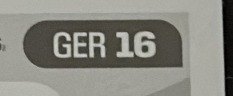
#> input picture teste.jpeg, 233 x 96 px, given in place of out.png, which was not available
$ python ocr_fifa.py out.png
#> lines starting #> are read from the running program, lines starting #| are printed output that depends on the picture; after the words box and inside, x2 and y2 are one past the last pixel; in counts of white or black regions, pixels touching at a corner belong together; pictures that were not available may be replaced by others from this repository, and a replacement may not be noted
#> in extract_fifa_code, img is the input picture: shape (96, 233, 3); mean B, G, R 127.6, 135.4, 136
import cv2
import pytesseract
import re
from difflib import get_close_matches

VALID_CODES = [
    # Grupo A
    "MEX", "RSA", "KOR", "CZE",

    # Grupo B
    "CAN", "BIH", "QAT", "SUI",

    # Grupo C
    "BRA", "MAR", "HAI", "SCO",

    # Grupo D
    "USA", "PAR", "AUS", "TUR",

    # Grupo E
    "GER", "CUW", "CIV", "ECU",

    # Grupo F
    "NED", "JPN", "SWE", "TUN",

    # Grupo G
    "BEL", "EGY", "IRN", "NZL",

    # Grupo H
    "ESP", "CPV", "KSA", "URU",

    # Grupo I
    "FRA", "SEN", "IRQ", "NOR",

    # Grupo J
    "ARG", "ALG", "AUT", "JOR",

    # Grupo K
    "POR", "COD", "UZB", "COL",

    # Grupo L
    "ENG", "CRO", "GHA", "PAN"
]

def fix_code(code):
    match = get_close_matches(code, VALID_CODES, n=1, cutoff=0.6)
    return match[0] if match else None


def preprocess(img):
    img = cv2.resize(img, None, fx=2.5, fy=2.5)
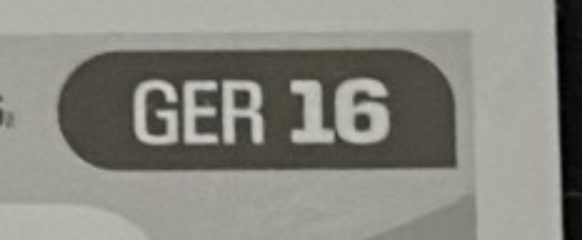
#> img: shape (240, 582, 3); mean of channels 0, 1, 2 127.6, 135.4, 136; drawn as B, G, R

    gray = cv2.cvtColor(img, cv2.COLOR_BGR2GRAY)

    # 🔥 inverter (CRÍTICO)
    gray = cv2.bitwise_not(gray)
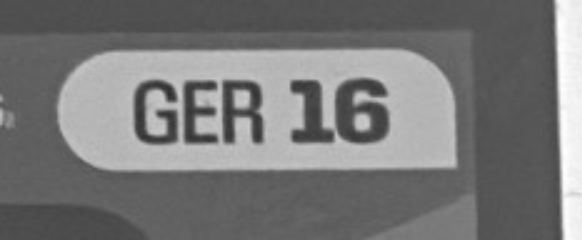
#> gray: shape (240, 582); min 46, max 255, mean 120.3

    # 🔥 threshold adaptativo
    thresh = cv2.adaptiveThreshold(
        gray,
        255,
        cv2.ADAPTIVE_THRESH_GAUSSIAN_C,
        cv2.THRESH_BINARY,
        11,
        2
    )
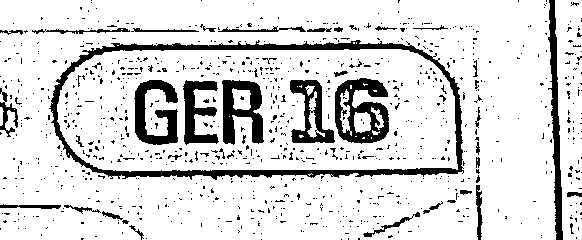
#> thresh: shape (240, 582); 85.2% white; 899 black regions (857 under 20 px), largest, box (x1, y1, x2, y2) and area: (49, 40, 464, 180) 5535, (335, 78, 389, 144) 1986, (222, 80, 264, 145) 1571

    return thresh


def normalize_text(text):
    text = text.upper()
    text = text.replace(" ", "").replace("\n", "")

    # remove lixo
    text = re.sub(r'[^A-Z0-9]', '', text)

    # correções OCR
    replacements = {
        "I": "1",
        "L": "1",
        "|": "1",
        "!": "1",
        "O": "0",
        "Q": "0",
        "G": "6",
        "B": "8",
        "S": "5"
    }

    for k, v in replacements.items():
        text = text.replace(k, v)

    return text


def extract_fifa_code(image_path):
    img = cv2.imread(image_path)

    if img is None:
        print("❌ erro ao carregar imagem")
        return None

    processed = preprocess(img)
    cv2.imwrite("debug.png", processed)

#> (the run stopped early here; a loop or call above may not have finished)
